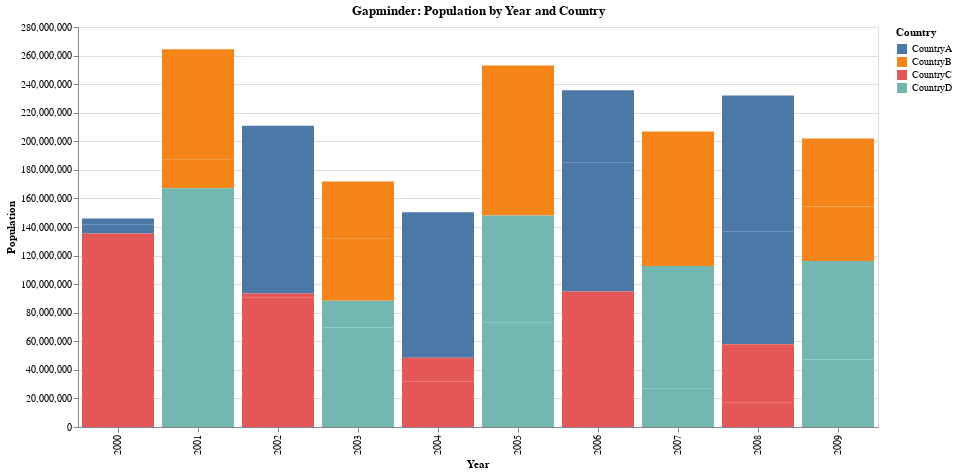

Notebook cell for this chart:
### Code cell
import altair as alt
import pandas as pd

# Gapminder dataset
gapminder = pd.read_csv('gapminder_dataset.csv')

# Bar chart for population by year
bar_chart = alt.Chart(gapminder).mark_bar().encode(
    x='Year:O',
    y='Population:Q',
    color='Country:N',
    tooltip=['Country', 'Year', 'Population']
).properties(
    title="Gapminder: Population by Year and Country",
    width=800,
    height=400
)

# Show plot
bar_chart

### Figure 1 — Vega-Lite specification as saved in the notebook (floating-point values rounded to 4 significant figures)
{"config": {"view": {"continuousWidth": 400, "continuousHeight": 300}}, "data": {"name": "data-b957761af93f4c0b21497ac977315f5d"}, "mark": "bar", "encoding": {"color": {"field": "Country", "type": "nominal"}, "tooltip": [{"field": "Country", "type": "nominal"}, {"field": "Year", "type": "quantitative"}, {"field": "Population", "type": "quantitative"}], "x": {"field": "Year", "type": "ordinal"}, "y": {"field": "Population", "type": "quantitative"}}, "height": 400, "title": "Gapminder: Population by Year and Country", "width": 800, "$schema": "https://vega.github.io/schema/vega-lite/v4.17.0.json", "datasets": {"data-b957761af93f4c0b21497ac977315f5d": [{"Country": "CountryA", "Year": 2000, "Life Expectancy": 67.82, "GDP per Capita": 41180.0, "Population": 6425344}, {"Country": "CountryB", "Year": 2001, "Life Expectancy": 84.12, "GDP per Capita": 14340.0, "Population": 20338895}, {"Country": "CountryC", "Year": 2002, "Life Expectancy": 67.83, "GDP per Capita": 8417.0, "Population": 90423743}, {"Country": "CountryD", "Year": 2003, "Life Expectancy": 66.45, "GDP per Capita": 43440.0, "Population": 69570923}, {"Country": "CountryA", "Year": 2004, "Life Expectancy": 81.37, "GDP per Capita": 36190.0, "Population": 80345674}, {"Country": "CountryB", "Year": 2005, "Life Expectancy": 68.12, "GDP per Capita": 16020.0, "Population": 40309877}, {"Country": "CountryC", "Year": 2006, "Life Expectancy": 81.71, "GDP per Capita": 37550.0, "Population": 10438837}, {"Country": "CountryD", "Year": 2007, "Life Expectancy": 74.25, "GDP per Capita": 45310.0, "Population": 26790100}, {"Country": "CountryA", "Year": 2008, "Life Expectancy": 74.46, "GDP per Capita": 48650.0, "Population": 79044245}, {"Country": "CountryB", "Year": 2009, "Life Expectancy": 77.48, "GDP per Capita": 15800.0, "Population": 38134711}, {"Country": "CountryC", "Year": 2000, "Life Expectancy": 84.22, "GDP per Capita": 43350.0, "Population": 62354674}, {"Country": "CountryD", "Year": 2001, "Life Expectancy": 76.82, "GDP per Capita": 39380.0, "Population": 80469288}, {"Country": "CountryA", "Year": 2002, "Life Expectancy": 66.43, "GDP per Capita": 12900.0, "Population": 66839345}, {"Country": "CountryB", "Year": 2003, "Life Expectancy": 75.84, "GDP per Capita": 7469.0, "Population": 43710062}, {"Country": "CountryC", "Year": 2004, "Life Expectancy": 83.51, "GDP per Capita": 49330.0, "Population": 32048484}, {"Country": "CountryD", "Year": 2005, "Life Expectancy": 65.89, "GDP per Capita": 16930.0, "Population": 73366485}, {"Country": "CountryA", "Year": 2006, "Life Expectancy": 77.34, "GDP per Capita": 9650.0, "Population": 90126069}, {"Country": "CountryB", "Year": 2007, "Life Expectancy": 63.2, "GDP per Capita": 36540.0, "Population": 92472229}, {"Country": "CountryC", "Year": 2008, "Life Expectancy": 79.03, "GDP per Capita": 20790.0, "Population": 17058866}, {"Country": "CountryD", "Year": 2009, "Life Expectancy": 82.3, "GDP per Capita": 11980.0, "Population": 47171474}, {"Country": "CountryA", "Year": 2000, "Life Expectancy": 67.35, "GDP per Capita": 36410.0, "Population": 4085792}, {"Country": "CountryB", "Year": 2001, "Life Expectancy": 61.35, "GDP per Capita": 18230.0, "Population": 76918229}, {"Country": "CountryC", "Year": 2002, "Life Expectancy": 76.23, "GDP per Capita": 29850.0, "Population": 3010572}, {"Country": "CountryD", "Year": 2003, "Life Expectancy": 71.04, "GDP per Capita": 20580.0, "Population": 18768445}, {"Country": "CountryA", "Year": 2004, "Life Expectancy": 81.32, "GDP per Capita": 32260.0, "Population": 21551400}, {"Country": "CountryB", "Year": 2005, "Life Expectancy": 69.23, "GDP per Capita": 34470.0, "Population": 64745436}, {"Country": "CountryC", "Year": 2006, "Life Expectancy": 61.23, "GDP per Capita": 33140.0, "Population": 84433701}, {"Country": "CountryD", "Year": 2007, "Life Expectancy": 76.65, "GDP per Capita": 46550.0, "Population": 85858136}, {"Country": "CountryA", "Year": 2008, "Life Expectancy": 80.17, "GDP per Capita": 31080.0, "Population": 94954756}, {"Country": "CountryB", "Year": 2009, "Life Expectancy": 62.97, "GDP per Capita": 41190.0, "Population": 47555550}, {"Country": "CountryC", "Year": 2000, "Life Expectancy": 81.06, "GDP per Capita": 5952.0, "Population": 73114524}, {"Country": "CountryD", "Year": 2001, "Life Expectancy": 60.89, "GDP per Capita": 27050.0, "Population": 86652566}, {"Country": "CountryA", "Year": 2002, "Life Expectancy": 74.71, "GDP per Capita": 44120.0, "Population": 50623445}, {"Country": "CountryB", "Year": 2003, "Life Expectancy": 68.89, "GDP per Capita": 48270.0, "Population": 39836057}, {"Country": "CountryC", "Year": 2004, "Life Expectancy": 66.83, "GDP per Capita": 30330.0, "Population": 16369756}, {"Country": "CountryD", "Year": 2005, "Life Expectancy": 77.31, "GDP per Capita": 48840.0, "Population": 74677986}, {"Country": "CountryA", "Year": 2006, "Life Expectancy": 82.62, "GDP per Capita": 32010.0, "Population": 50770776}, {"Country": "CountryB", "Year": 2007, "Life Expectancy": 78.5, "GDP per Capita": 48970.0, "Population": 1793847}, {"Country": "CountryC", "Year": 2008, "Life Expectancy": 80.47, "GDP per Capita": 47250.0, "Population": 40935783}, {"Country": "CountryD", "Year": 2009, "Life Expectancy": 67.23, "GDP per Capita": 11410.0, "Population": 69079460}]}}
